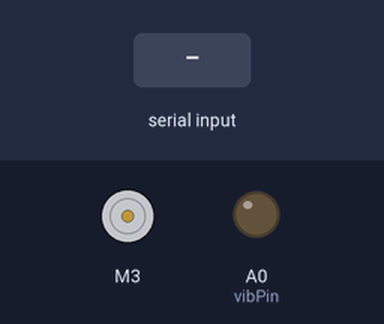
Recording of a sketch running on a simulated Arduino Uno, built with avr-gcc and run on an emulated ATmega328P. Shown: DC motor (green arrow = forward, orange = backward, longer = faster), output pins drawn as LEDs (lit = HIGH). The inputs (shaded band) are chosen by the test bench.

Above: at 1.2 s.
1.3 s: "AWAKE\n" received over Serial
At 2.3 s:
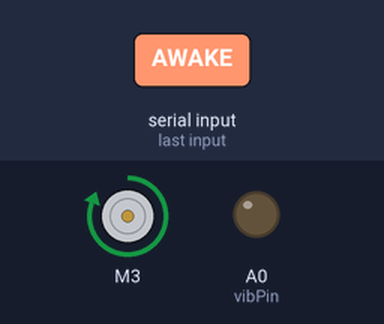
2.8 s: "DROWSY\n" received over Serial
At 3.5 s:
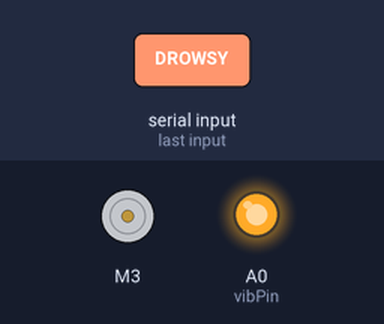
4.3 s: "1\n" received over Serial
At 4.7 s:
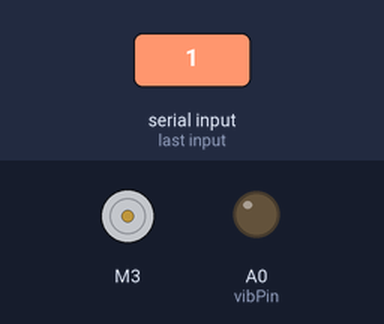
Timing chart, 0 to 7.3 s (numbered marks = the images above; inputs shaded):
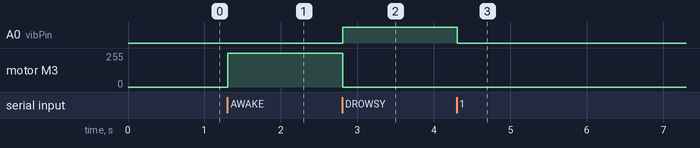

The sketch:

sketch_oct25a.ino
```cpp
#include <AFMotor_R4.h>

AF_DCMotor motor(3);   // M3 port on Adafruit Motor Shield
int speed = 200;       // Default motor speed (0–255)
int vibPin = A0;       // Vibration motor connected to analog pin A0
String state = "";     // Current received state
String lastState = ""; // To remember previous state

void setup() {
  Serial.begin(9600);
  motor.setSpeed(speed);
  pinMode(vibPin, OUTPUT);
  digitalWrite(vibPin, LOW);
}

void loop() {
  // Check for new serial input
  if (Serial.available()) {
    state = Serial.readStringUntil('\n');
    state.trim(); // Clean input
  }

  // If no new input, maintain last state
  if (state != "") lastState = state;

  // Perform actions based on last known state
  if (lastState == "AWAKE") {
    motor.setSpeed(255);
    motor.run(FORWARD);
    digitalWrite(vibPin, LOW);
  }
  else if (lastState == "DROWSY") {
    motor.run(RELEASE);
    digitalWrite(vibPin, HIGH);  // Keep vibration ON continuously
  }
  else {
    // Safety fallback
    motor.run(RELEASE);
    digitalWrite(vibPin, LOW);
  }

  delay(100); // Small delay for stability
}
```

Measured:
- after the input at 1.3 s, motor M3: stopped → forward 255/255 at once
- after the input at 2.8 s, A0 (vibPin): LOW → HIGH at once; motor M3: forward 255/255 → stopped at once
- after the input at 4.3 s, A0 (vibPin): HIGH → LOW at once
